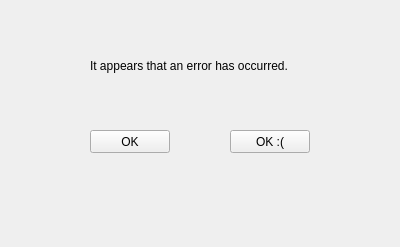
<?xml version="1.0" encoding="UTF-8"?>
<ui version="4.0">
 <class>Ojjojojojijojojojojojoj</class>
 <widget class="QWidget" name="Ojjojojojijojojojojojoj">
  <property name="geometry">
   <rect>
    <x>0</x>
    <y>0</y>
    <width>400</width>
    <height>247</height>
   </rect>
  </property>
  <property name="windowTitle">
   <string>Ojjojojojijojojojojojoj</string>
  </property>
  <widget class="QLabel" name="label">
   <property name="geometry">
    <rect>
     <x>90</x>
     <y>30</y>
     <width>241</width>
     <height>71</height>
    </rect>
   </property>
   <property name="text">
    <string>It appears that an error has occurred.</string>
   </property>
  </widget>
  <widget class="QPushButton" name="OK_error_button">
   <property name="geometry">
    <rect>
     <x>90</x>
     <y>130</y>
     <width>80</width>
     <height>23</height>
    </rect>
   </property>
   <property name="text">
    <string>OK</string>
   </property>
  </widget>
  <widget class="QPushButton" name="sad_OK_error_button">
   <property name="geometry">
    <rect>
     <x>230</x>
     <y>130</y>
     <width>80</width>
     <height>23</height>
    </rect>
   </property>
   <property name="text">
    <string>OK :(</string>
   </property>
  </widget>
 </widget>
 <resources/>
 <connections/>
</ui>
